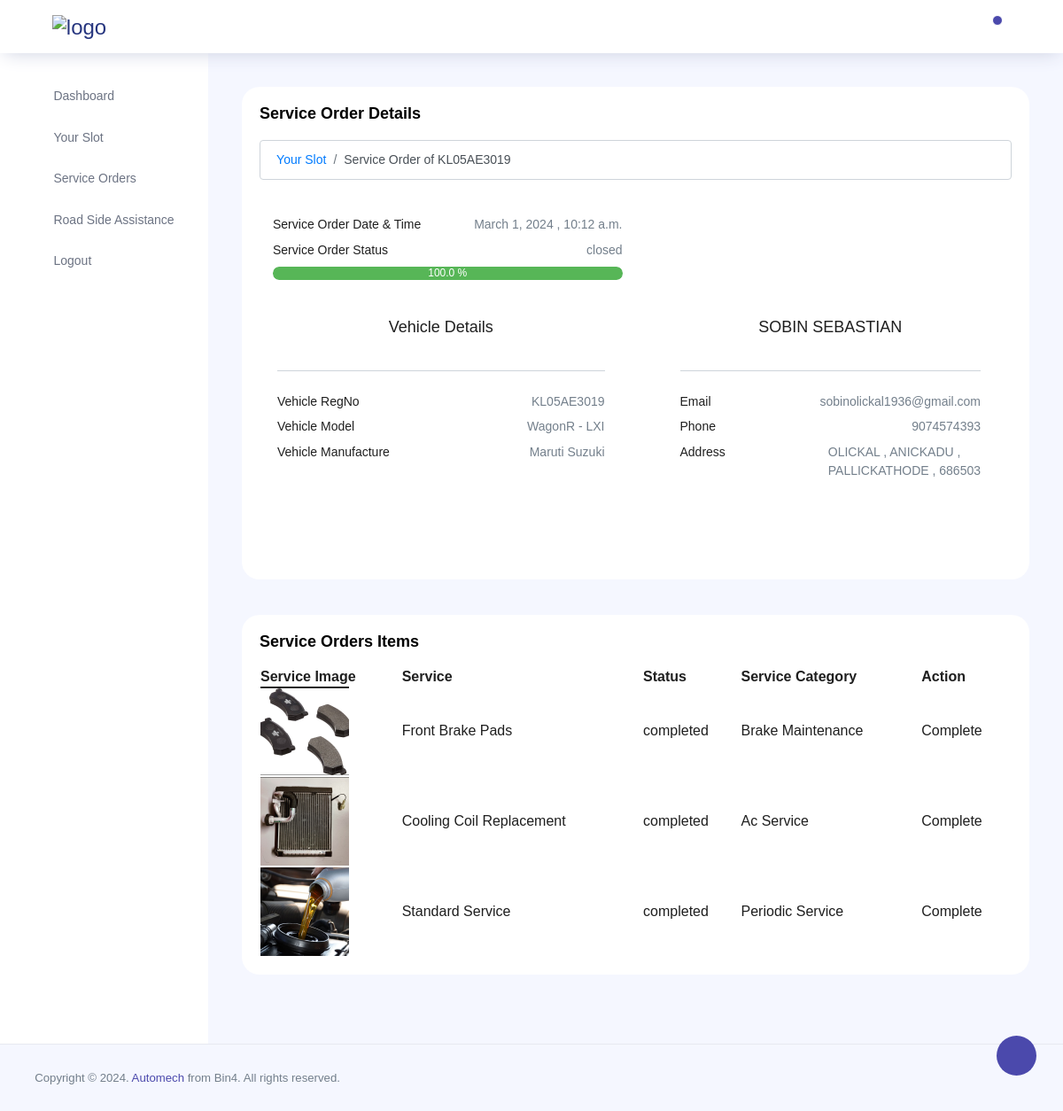
Screenshot of /mechanic/service/details/08ab4a4a-da03-4580-880a-66a85e36f5b5 with the database file from the repository.
### client/models.py (models this page shows, shortened)
class ServiceOrder(models.Model):
    STATUS_CHOICES = (
        ('on hold', 'On hold'),
        ('pending', 'Pending'),
        ('processing', 'Processing'),
        ('completed', 'Completed'),
        ('cancelled', 'Cancelled'),
        ('closed', 'Closed'),
    )
    vehicle = models.ForeignKey(Vehicleinfo, on_delete=models.CASCADE)
    service_center = models.ForeignKey(ServiceCenter, on_delete=models.CASCADE)
    date = models.DateField()
    time = models.TimeField()
    slug = models.SlugField(unique=True, default=uuid.uuid4, editable=False, max_length=36)
    status = models.CharField(max_length=20, choices=STATUS_CHOICES, default='on hold')
    service_slot = models.ForeignKey(ServicesSlots, on_delete=models.SET_NULL, null=True, blank=True)
    razorpay_payment_id=models.CharField(max_length=100,null=True,blank=True)
    razorpay_order_id=models.CharField(max_length=100, null=True,blank=True)
    razorpay_signature=models.CharField(max_length=100, null=True,blank=True)
    price = models.DecimalField(max_digits=10, decimal_places=2,null=True,blank=True)

class Vehicleinfo(models.Model):
    client = models.ForeignKey(User, on_delete=models.CASCADE)
    model_variant = models.ForeignKey(ModelVariant, on_delete=models.CASCADE)
    vehicle_Regno = models.CharField(max_length=20, unique=True)

class ModelVariant(models.Model):
    model = models.ForeignKey(CarModel, on_delete=models.CASCADE)
    fuel_type = models.ForeignKey(Fueltype, on_delete=models.CASCADE)
    torque = models.CharField(max_length=50)
    bhp = models.CharField(max_length=50)
    engine = models.CharField(max_length=50)
    transmission = models.ForeignKey( transmissionType , on_delete=models.CASCADE)
    tyre_size = models.CharField(max_length=50)
    variant_name = models.CharField(max_length=50)
    variant_slug = models.SlugField(max_length=100, unique=True, blank=True, null=True)
    def __str__(self):
        return f"{self.model.model_name} - {self.variant_name}"
    class Meta:
        unique_together = ('model', 'variant_name',)

class CarModel(models.Model):
    model_name = models.CharField(max_length=100,unique=True)
    make_company = models.ForeignKey(CarMake, on_delete=models.CASCADE)
    model_Image = models.ImageField(upload_to='model_images/',blank=True, null=True)
    model_slug = models.SlugField(max_length=100, unique=True, blank=True, null=True)

class CarMake(models.Model):
    make_name = models.CharField(max_length=100,unique=True)
    make_Image = models.ImageField(upload_to='make_images/',blank=True, null=True)
    make_slug = models.SlugField(max_length=100, unique=True, blank=True, null=True)
    def __str__(self):
        return self.make_name

class User(AbstractUser):
    email=models.EmailField(max_length=100,unique=True)
    USERNAME_FIELD='email'
    REQUIRED_FIELDS=['first_name', 'last_name']
    class Role(models.TextChoices):
        ADMIN="ADMIN",'Admin'
        MECHANIC="MECHANIC",'Mechanic'
        MANAGER="MANAGER",'Manager'
        CLIENT="CLIENT",'Client'
    slug = models.SlugField(unique=True,blank=True)
    base_role = Role.CLIENT
    role = models.CharField(max_length=50, choices=Role.choices)
    objects = CustomUserManager()

class UserInfo(models.Model):
    client = models.OneToOneField(Client, on_delete=models.CASCADE)
    contact_no = models.CharField(max_length=11)
    address=models.CharField(max_length=100,null=True)
    place = models.CharField(max_length=100)
    city = models.CharField(max_length=100)
    district = models.CharField(max_length=100)
    pincode = models.CharField(max_length=6)
    profile_picture = models.ImageField(upload_to='profile_pictures/', blank=True, null=True)

class ServiceOrderItem(models.Model):
    STATUS_CHOICES = (
        ('created', 'Created'),
        ('pending', 'Pending'),
        ('completed', 'Completed'),
        ('cancelled', 'Cancelled'),
    )
    service_order = models.ForeignKey(ServiceOrder, on_delete=models.CASCADE)
    vehicle_info = models.ForeignKey(Vehicleinfo, on_delete=models.CASCADE)
    service_list = models.ForeignKey(ServiceList, on_delete=models.CASCADE)
    slug = models.SlugField(unique=True, default=uuid.uuid4, editable=False, max_length=36)
    status = models.CharField(max_length=20, choices=STATUS_CHOICES, default='created')
    class Meta:
        unique_together = ['service_order', 'vehicle_info', 'service_list']

class ServiceList(models.Model):
    service_name = models.CharField(max_length=255,unique=True)
    service_category = models.ForeignKey('ServiceCategory', on_delete=models.CASCADE)
    description = models.TextField(null=True, blank=True)
    service_Image = models.ImageField(upload_to='service_images/',blank=True, null=True)
    tasks = models.ManyToManyField(Task)
    slug = models.SlugField(unique=True, blank=True)
    def __str__(self):
        return self.service_name

class ServiceCategory(models.Model):
    category_name = models.CharField(max_length=100,unique=True)
    slug = models.SlugField(unique=True, blank=True)
    def __str__(self):
        return self.category_name

### client/mechanic_views.py (the view)
# urls.py: path('service/details/<slug:service_slug>',views.service_details,name="service_details"),
def service_details(request, service_slug):
    order = ServiceOrder.objects.get(slug=service_slug)
    order_items = ServiceOrderItem.objects.filter(service_order=order)
    completed_count = order_items.filter(status='completed').count()
    total_items = order_items.count()
    completed_percentage = (completed_count / total_items) * 100
    if order.status == 'pending':
        order.status = 'processing'
        order.save()
    context = {
        'order': order,
        'order_items' : order_items,
        'completed_percentage' : completed_percentage
        }
    return render(request, 'mechanic/service_details.html',context)

### templates/mechanic/service_details.html
{% extends 'mechanic/base.html' %}
{%block content%}
{% load tz %}
{% load static %}
<div class="row">
  <div class="col-md-12 grid-margin stretch-card">
    <div class="card">
      <div class="card-body">
        <p class="card-title">Service Order Details </p>
        <nav aria-label="breadcrumb">
          <ol class="breadcrumb">
            <li class="breadcrumb-item"><a href="{% url 'mechanic_slot' %}">Your Slot</a></li>
            <li class="breadcrumb-item active" aria-current="page">Service Order of {{order.vehicle.vehicle_Regno}}</li>
          </ol>
        </nav>
        <div class="col-lg-6">
        <div class="py-4">
          <p class="clearfix">
            <span class="float-left">
              Service Order Date & Time
            </span>
            <span class="float-right text-muted">
              {{order.date}} , {{order.time}}
            </span>
          </p>
          <p class="clearfix">
            <span class="float-left">
              Service Order Status
            </span>
            <span class="float-right text-muted">
              {{order.status}}
            </span>
          </p>
          <div class="progress" style="height: 15px;">
            <div class="progress-bar bg-success" role="progressbar" style="width: {{completed_percentage}}%;" aria-valuemin="0" aria-valuemax="100"> {{completed_percentage}} %</div>
          </div>
          </div>
        </div>
        <div class="row">
          <div class="col-md-6 grid-margin stretch-card">
            <div class="card ">
              <div class="card-body">
                <div class="border-bottom text-center pb-4">
                  <div class="mb-3">
                    <h4>Vehicle Details</h4>
                  </div>
                </div>
                  <div class="py-4">
                    <p class="clearfix">
                      <span class="float-left">
                        Vehicle RegNo
                      </span>
                      <span class="float-right text-muted">
                        {{order.vehicle.vehicle_Regno}}
                      </span>
                      </p>
                      <p class="clearfix">
                        <span class="float-left">
                          Vehicle Model
                        </span>
                        <span class="float-right text-muted">
                          {{order.vehicle.model_variant}}
                        </span>
                        </p>
                        <p class="clearfix">
                          <span class="float-left">
                            Vehicle Manufacture
                          </span>
                          <span class="float-right text-muted">
                            {{order.vehicle.model_variant.model.make_company}}
                          </span>
                          </p>
                  </div>
              </div>
            </div>
          </div>
          <div class="col-md-6 grid-margin stretch-card">
            <div class="card">
              <div class="card-body">
                <div class="col-lg-12">
                  <div class="border-bottom text-center pb-4">
                    <div class="mb-3">
                      <h4>{{order.vehicle.client.get_full_name}}</h4>
                    </div>
                  </div>
                  <div class="py-4">
                    <p class="clearfix">
                      <span class="float-left">
                        Email
                      </span>
                      <span class="float-right text-muted">
                        {{order.vehicle.client}}
                      </span>
                      </p>
                      <p class="clearfix">
                        <span class="float-left">
                          Phone
                        </span>
                        <span class="float-right text-muted">
                          {{order.vehicle.client.userinfo.contact_no}}
                        </span>
                      </p>
                      <p class="clearfix">
                        <span class="float-left">
                         Address
                        </span>
                        <span class="float-right text-muted">
                          {{order.vehicle.client.userinfo.address}} ,
                          {{order.vehicle.client.userinfo.place}} ,<br>
                          {{order.vehicle.client.userinfo.city}} ,
                          {{order.vehicle.client.userinfo.pincode}}
                        </span>
                  </p>
                </div>
                </div>
              </div>
            </div>
          </div>
        </div>
      </div>
    </div>
  </div>
      <div class="col-md-12 grid-margin stretch-card">
        <div class="card">
          <div class="card-body">
            <p class="card-title">Service Orders Items</p>
            <table id="orderItemsTable" class="w-100">
              <thead>
                  <tr>
                    <th>Service Image</th>
                    <th>Service</th>
                    <th> Status</th>
                    <th>Service Category</th>
                    <th>Action</th>
                  </tr>
              </thead>
              <tbody>
                  {% for order_item in order_items %}
                      <tr>
                        <td>
                          <img src="{{ order_item.service_list.service_Image.url }}" alt="Service Image" width="100">
                        </td>
                        <td>{{ order_item.service_list }}</td>
                        <td>{{order_item.status}}</td>
                        <td>{{ order_item.service_list.service_category }}</td>
                        <td>
                          {%if order_item.status == 'created'%}
                            <a class="btn btn-success btn-sm"  href="{% url 'order_start' order_slug=order_item.slug %}">Start</a></td>
                          {% elif order_item.status == 'pending' %}
                            <a class="btn btn-success btn-sm"  href="{% url 'order_start' order_slug=order_item.slug %}">Complete</a></td>
                          {% else %}
                          Complete
                          {%endif%}
                        </td>
                      </tr>
                  {% endfor %}
              </tbody>
          </table>
          </div>
        </div>
      </div>
  </div></div>
</div>
{%endblock%}

### rows the page displays
ServiceOrder: vehicle.vehicle_Regno "KL05AE3019", date "March 1, 2024", time "10:12 a.m.", status "closed", vehicle.model_variant "WagonR - LXI", vehicle.model_variant.model.make_company "Maruti Suzuki", vehicle.client.get_full_name "SOBIN SEBASTIAN", vehicle.client "sobinolickal1936@gmail.com", vehicle.client.userinfo.contact_no "9074574393", vehicle.client.userinfo.address "OLICKAL", vehicle.client.userinfo.place "ANICKADU", vehicle.client.userinfo.city "PALLICKATHODE", vehicle.client.userinfo.pincode "686503"
ServiceOrderItem: service_list.service_Image (picture), service_list "Front Brake Pads", status "completed", service_list.service_category "Brake Maintenance", shows "Complete"
ServiceOrderItem: service_list.service_Image (picture), service_list "Cooling Coil Replacement", status "completed", service_list.service_category "Ac Service", shows "Complete"
ServiceOrderItem: service_list.service_Image (picture), service_list "Standard Service", status "completed", service_list.service_category "Periodic Service", shows "Complete"

### other values shown
{{ completed_percentage }} "100.0"
